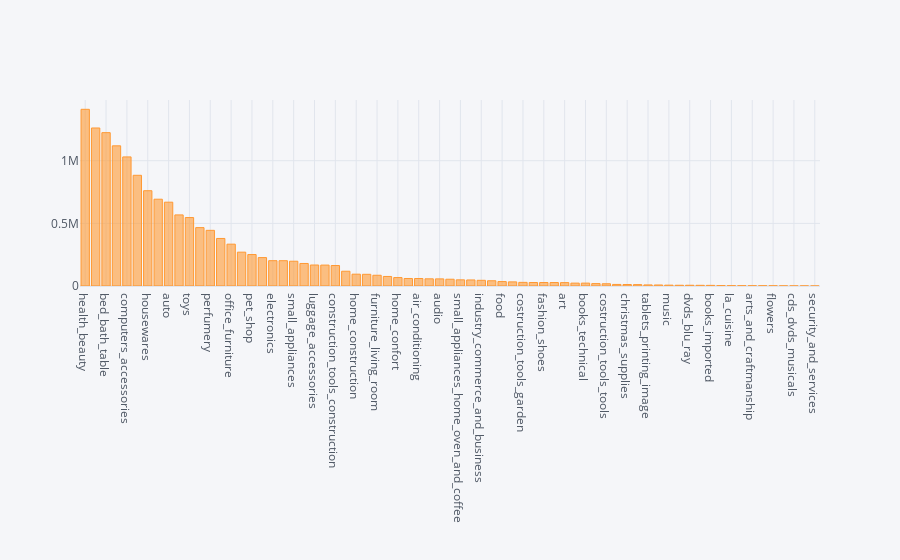

Notebook code for this chart:
### Code cell
category_values.iplot(kind="bar")

### Figure 1 — Plotly figure (JSON) as saved in the notebook; plotly's stock layout.template omitted (floating-point values rounded to 4 significant figures)
{"data": [{"marker": {"color": "rgba(255, 153, 51, 0.6)", "line": {"color": "rgba(255, 153, 51, 1.0)", "width": 1}}, "name": "payment_value", "orientation": "v", "text": "", "type": "bar", "x": ["health_beauty", "watches_gifts", "bed_bath_table", "sports_leisure", "computers_accessories", "furniture_decor", "housewares", "cool_stuff", "auto", "garden_tools", "toys", "baby", "perfumery", "telephony", "office_furniture", "stationery", "pet_shop", "computers", "electronics", "musical_instruments", "small_appliances", "fashion_bags_accessories", "luggage_accessories", "consoles_games", "construction_tools_construction", "home_appliances_2", "home_construction", "home_appliances", "furniture_living_room", "agro_industry_and_commerce", "home_confort", "fixed_telephony", "air_conditioning", "kitchen_dining_laundry_garden_furniture", "audio", "books_general_interest", "small_appliances_home_oven_and_coffee", "construction_tools_lights", "industry_commerce_and_business", "construction_tools_safety", "food", "market_place", "costruction_tools_garden", "signaling_and_security", "fashion_shoes", "drinks", "art", "furniture_bedroom", "books_technical", "food_drink", "costruction_tools_tools", "fashion_male_clothing", "christmas_supplies", "fashion_underwear_beach", "tablets_printing_image", "cine_photo", "music", "furniture_mattress_and_upholstery", "dvds_blu_ray", "party_supplies", "books_imported", "fashio_female_clothing", "la_cuisine", "fashion_sport", "arts_and_craftmanship", "diapers_and_hygiene", "flowers", "home_comfort_2", "cds_dvds_musicals", "fashion_childrens_clothes", "security_and_services"], "y": [1411000.0, 1262000.0, 1224000.0, 1119000.0, 1031000.0, 884000.0, 760800.0, 693000.0, 669200.0, 567600.0, 546600.0, 466200.0, 444400.0, 379600.0, 334100.0, 270200.0, 251200.0, 226900.0, 202200.0, 202100.0, 197800.0, 179900.0, 167700.0, 167100.0, 163400.0, 118000.0, 94360.0, 93310.0, 85730.0, 76210.0, 67330.0, 59920.0, 59880.0, 57330.0, 56850.0, 54150.0, 49270.0, 48250.0, 45420.0, 41810.0, 35360.0, 32880.0, 28950.0, 27890.0, 27720.0, 27610.0, 27020.0, 23110.0, 23020.0, 19270.0, 17930.0, 12510.0, 11950.0, 11160.0, 8618.0, 8135.0, 6826.0, 5905.0, 5893.0, 5399.0, 5118.0, 3302.0, 2516.0, 2503.0, 2168.0, 2046.0, 1795.0, 1131.0, 955.0, 719.0, 324.5]}], "layout": {"legend": {"bgcolor": "#F5F6F9", "font": {"color": "#4D5663"}}, "paper_bgcolor": "#F5F6F9", "plot_bgcolor": "#F5F6F9", "title": {"font": {"color": "#4D5663"}}, "xaxis": {"gridcolor": "#E1E5ED", "showgrid": true, "tickfont": {"color": "#4D5663"}, "title": {"font": {"color": "#4D5663"}, "text": ""}, "zerolinecolor": "#E1E5ED"}, "yaxis": {"gridcolor": "#E1E5ED", "showgrid": true, "tickfont": {"color": "#4D5663"}, "title": {"font": {"color": "#4D5663"}, "text": ""}, "zerolinecolor": "#E1E5ED"}}}
